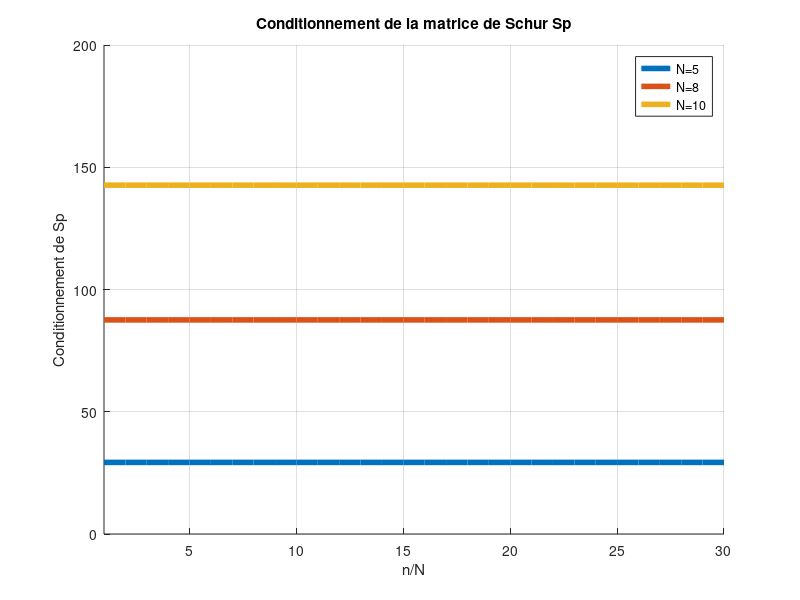

Reproduce this figure in MATLAB.
% Conditionnement de la matrice de Schur pour N=5, N=8 et N=10

% Données du problème
L = 100;
S = 10;
E = 2*1e5;

% Choix des nombres de domaines
N_values = [5, 8, 10];

figure;
hold on;
grid on;
title('Conditionnement de la matrice de Schur Sp');
xlabel('n/N');
ylabel('Conditionnement de Sp');
ylim([0, 200]);
xlim([1, 30]);

for idx = 1:length(N_values)
    N = N_values(idx);
    tab_n = zeros(1,30);
    tab_cond = zeros(1,30);
    
    for i = 1:30
        % Constantes
        n = i * N;  
        H = L / N;
        h = H / (n - 1);
        k0 = E * S / h;
        
        % Initialisation
        kbb = cell(N,1);
        kib = cell(N,1);
        kii = cell(N,1);
        Sp = cell(N,1);
        A = cell(N,1);
        
        for s = 1:N
            % Définition des matrices de rigidité locales
            k = k0 * (2 * eye(n) - diag(ones(n-1, 1), 1) - diag(ones(n-1, 1), -1));
            k(1,1) = k0;
            k(n,n) = k0;
            
            % Découpage de la matrice de rigidité locale
            if s == 1
                kii{s} = k(2:n-1, 2:n-1);
                kib{s} = k(2:n-1, n);
                kbb{s} = k(n, n);
            elseif s == N
                kii{s} = k(2:n, 2:n);
                kib{s} = k(2:n, 1);
                kbb{s} = k(1, 1);
            else
                kii{s} = k(2:n-1, 2:n-1);
                kib{s} = k(2:n-1, [1, n]);
                kbb{s} = k([1, n], [1, n]);
            end
            
            % Primal Schur complement
            Sp{s} = kbb{s} - kib{s}' * (kii{s} \ kib{s});
            
            % Primal assembly operator
            if s == 1
                A{s} = zeros(N-1,1);
                A{s}(1) = 1;
            elseif s > 1 && s < N
                A{s} = zeros(N-1,2);
                A{s}(s-1,1) = 1;
                A{s}(s,2) = 1;
            elseif s == N
                A{s} = zeros(N-1,1);
                A{s}(N-1) = 1;
            end
        end
        
        % Assemblage global
        assembled_Sp = blkdiag(Sp{:});
        assembled_A = horzcat(A{:});
        
        % Résolution du problème
        Sp_global = assembled_A * assembled_Sp * assembled_A';
        
        tab_n(i) = i;
        tab_cond(i) = cond(Sp_global);
    end
  
    plot(tab_n, tab_cond, 'LineWidth', 4, 'DisplayName', sprintf('N=%d', N));
end

legend;
